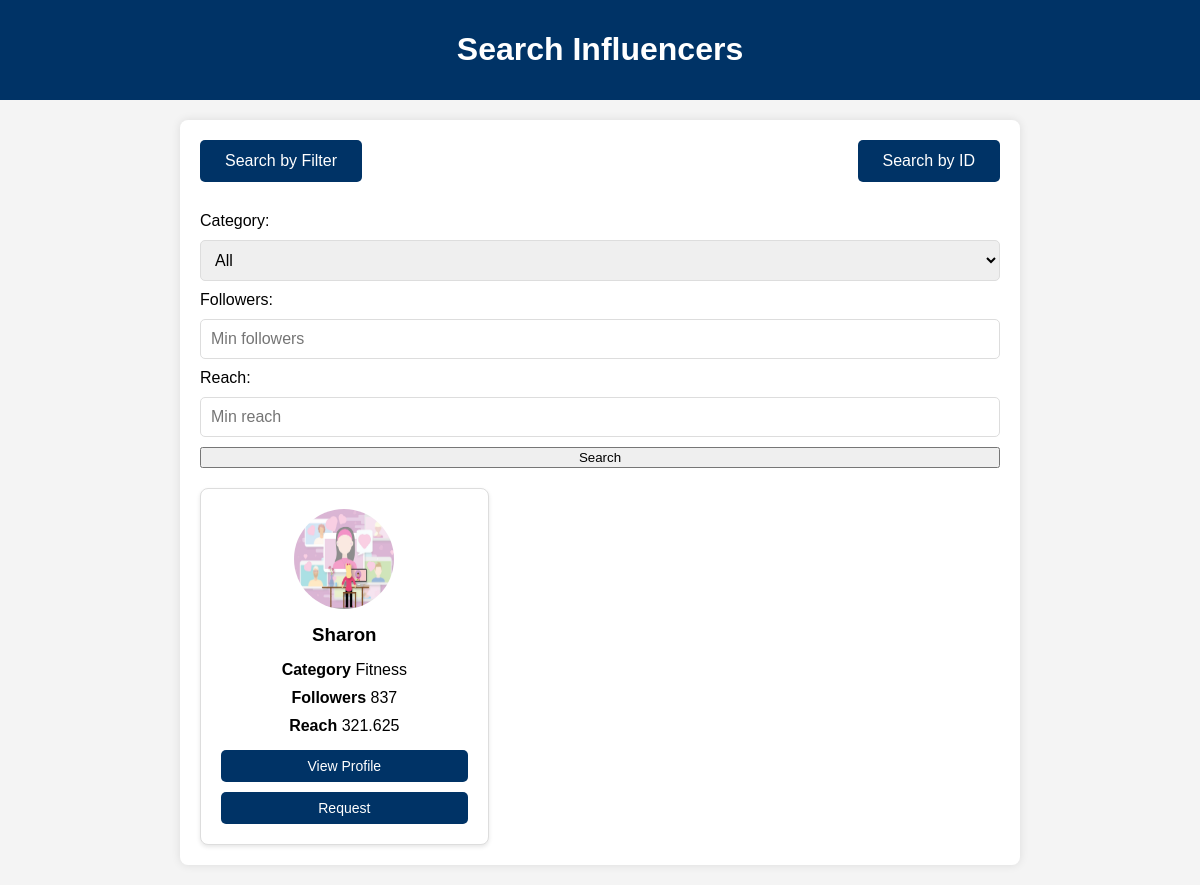
/sponsors/influe_search (signed in), run on the app's committed database.
### models.py (models this page shows, shortened)
class Influencer(db.Model):
    __tablename__ = 'influencer'
    influencer_id = db.Column(db.Integer, primary_key=True, autoincrement=True)
    user_id = db.Column(db.Integer, db.ForeignKey('users.user_id'), nullable=False, index=True)
    category = db.Column(db.String(100), nullable=False, index=True)
    social_media_name = db.Column(db.String(100), nullable=False, index=True)
    campaign_requests = db.relationship('CampaignRequest', backref='influencer', lazy=True)
    influencer_requests = db.relationship('InfluencerRequest', backref='influencer_requests', lazy=True)
    metrics_history = db.relationship('MetricsHistory', backref='influencer', lazy=True)

class User(db.Model,UserMixin):
    __tablename__ = 'users'
    user_id = db.Column(db.Integer, primary_key=True, autoincrement=True)
    name = db.Column(db.String(100), nullable=False)
    username = db.Column(db.String(80), unique=True, nullable=False, index=True)
    email = db.Column(db.String(120), unique=True, nullable=False, index=True)
    password = db.Column(db.String(120), nullable=False)
    bio = db.Column(db.Text)
    profile_pic = db.Column(db.String(200))
    role = db.Column(db.String(50), nullable=False)
    created_at = db.Column(db.DateTime, default=db.func.now(), index=True)
    updated_at = db.Column(db.DateTime, default=db.func.now(), onupdate=db.func.now())
    sponsor = db.relationship('Sponsor', backref='user', uselist=False)
    influencer = db.relationship('Influencer', backref='user', uselist=False)
    social_media_metrics = db.relationship('SocialMediaMetric', backref='user', lazy=True)
    post = db.relationship('Post', backref='user', lazy=True)

class SocialMediaMetric(db.Model):
    __tablename__ = 'social_media_metrics'
    metric_id = db.Column(db.Integer, primary_key=True, autoincrement=True)
    user_id = db.Column(db.Integer, db.ForeignKey('users.user_id'), nullable=False, index=True)
    sponsor_id = db.Column(db.Integer, db.ForeignKey('sponsor.sponsor_id'), index=True,nullable=True)
    followers = db.Column(db.Integer, nullable=False)
    likes = db.Column(db.Integer, nullable=False)
    shares = db.Column(db.Integer)
    comments = db.Column(db.Integer)
    reach = db.Column(db.Integer, nullable=False)
    engagement_rate = db.Column(db.Float, nullable=False)
    updated_at = db.Column(db.DateTime, default=datetime.utcnow)

### sponsors.py (the view)
@sponsors_bp.route('/influe_search', methods=['GET'])
@login_required
def influe_search():
    sponsor = Sponsor.query.filter_by(user_id=current_user.user_id).first()
    if not sponsor:
        flash("Sponsor not found.", "danger")
        return redirect(url_for('sponsors.dashboard'))
    influencers = db.session.query(Influencer, User, SocialMediaMetric).join(User, Influencer.user_id == User.user_id).join(SocialMediaMetric, User.user_id == SocialMediaMetric.user_id).filter(Influencer.category == sponsor.category).order_by(SocialMediaMetric.reach.desc()).all()
    return render_template('influeSearch.html', sponsor=sponsor, influencers=influencers)

### app.py (called while the page is built)
@login_manager.user_loader
def load_user(user_id):
    return db.session.get(User, int(user_id))

@app.context_processor
def utility_processor():
    return dict(generate_breadcrumbs=generate_breadcrumbs)

### templates/influeSearch.html (shortened to what this page needs)
<!DOCTYPE html>
<html lang="en">
<head>
    <link rel="stylesheet" href="{{ url_for('static', filename='css/influeSearch.css') }}">
</head>
<body>
    <header>
        <h1>Search Influencers</h1>
    </header>
    <div class="container">
        <div class="search-buttons">
            <button onclick="toggleSearch('filter')">Search by Filter</button>
            <button onclick="toggleSearch('id')">Search by ID</button>
        </div>
        <div id="filter-options" class="search-options">
            <label for="category">Category:</label>
            <select id="category" onchange="displayInfluencers()">
                <option value="all">All</option>
            </select>
            <label for="followers">Followers:</label>
            <input type="number" id="followers" placeholder="Min followers" onchange="displayInfluencers()">
            <label for="reach">Reach:</label>
            <input type="number" id="reach" placeholder="Min reach" onchange="displayInfluencers()">
            <button class="search-button" onclick="searchByFilter()">Search</button>
        </div>
        <div class="influencer-list" id="influencer-list">
            {% for influencer, user, metrics in influencers %}
                <div class="influencer-card">
                    {% if user.profile_pic %}
                    <img src="{{ url_for('static', filename=user.profile_pic) }}" alt="{{ user.name }}">
                {% else %}
                    <img src="{{ url_for('static', filename='images/default_profile.png') }}" alt="{{ user.name }}">
                {% endif %}
                    <h3>{{ user.name }}</h3>
                    <p><strong>Category</strong> {{ influencer.category }}</p>
                    <p><strong>Followers</strong> {{ metrics.followers }}</p>
                    <p><strong>Reach</strong> {{ metrics.reach }}</p>
                    <button class="view-profile-button">View Profile</button>
                    <button class="request-button" onclick="sendRequest('{{ influencer.id }}')">Request</button>
                </div>
            {% endfor %}
        </div>
    </div>
</body>
</html>

### static/css/influeSearch.css (style rules this page uses)
body { font-family: Arial, sans-serif; background-color: #f4f4f4; margin: 0; padding: 0; }
header { background-color: #003366; color: white; padding: 10px 0; text-align: center; }
.container { max-width: 800px; margin: 20px auto; padding: 20px; background-color: white; box-shadow: 0 0 10px rgba(0, 0, 0, 0.1); border-radius: 8px; }
.search-buttons { display: flex; justify-content: space-between; margin-bottom: 30px; }
.search-buttons button { padding: 12px 25px; background-color: #003366; color: white; border: none; border-radius: 5px; cursor: pointer; font-size: 16px; transition: background-color 0.3s ease; }
.search-options { margin-bottom: 20px; display: none; flex-direction: column; gap: 10px; }
.search-options input, .search-options select { padding: 10px; font-size: 16px; border-radius: 5px; border: 1px solid #ddd; }
.influencer-list { display: flex; flex-wrap: wrap; gap: 20px; }
.influencer-card { background-color: #fff; border: 1px solid #ddd; border-radius: 8px; padding: 20px; width: calc(33.333% - 20px); box-shadow: 0 2px 4px rgba(0, 0, 0, 0.1); text-align: center; display: flex; flex-direction: column; align-items: center; }
.influencer-card img { width: 100px; height: 100px; border-radius: 50%; margin-bottom: 15px; }
.influencer-card h3 { margin: 0 0 10px; }
.influencer-card p { margin: 5px 0; }
.influencer-card .view-profile-button, .influencer-card .request-button { background-color: #003366; color: white; padding: 8px 16px; border: none; border-radius: 5px; cursor: pointer; text-align: center; font-size: 14px; transition: background-color 0.3s ease; margin-top: 10px; width: 100%; }

### data on the page
Influencer: profile_pic (picture), name "Sharon", category "Fitness", followers "837", reach "321.625"
